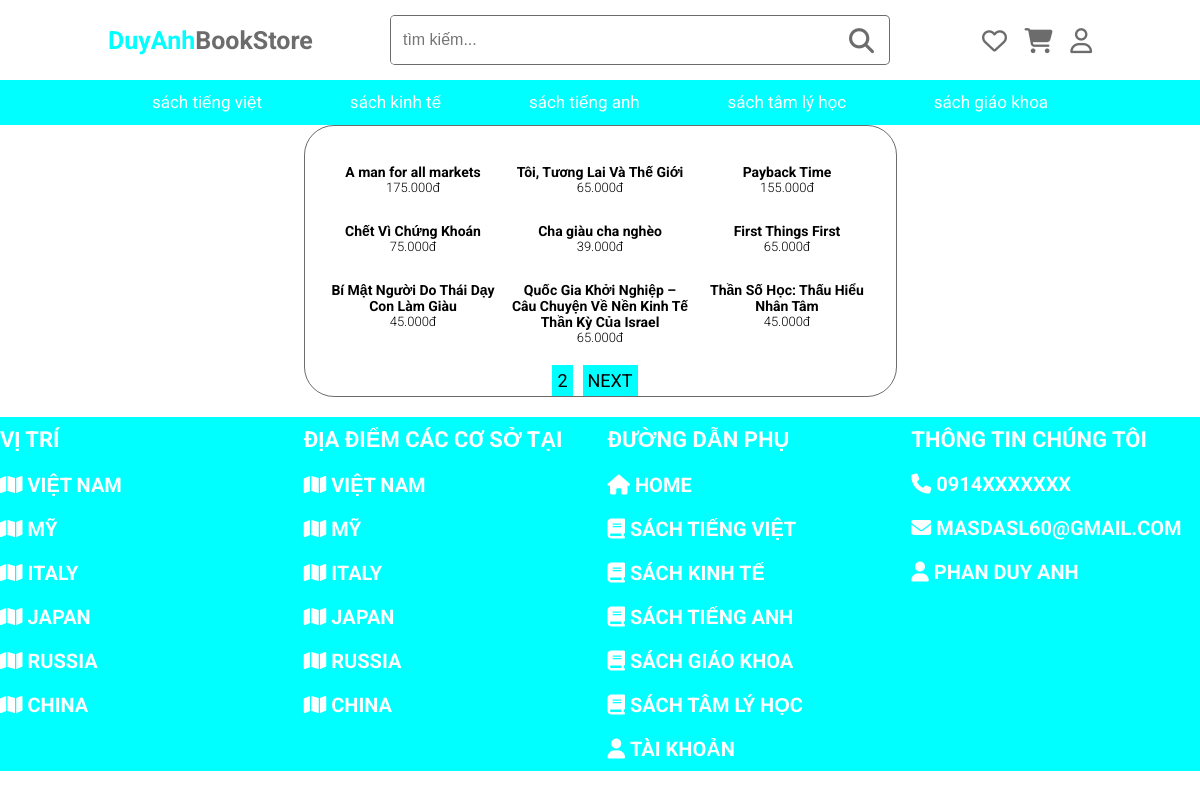
Screenshot of /index.php?page=economic with the database file from the repository.
### tables this page shows
CREATE TABLE `book_items` (
  `id_books` int(11) NOT NULL,
  `book_name` text NOT NULL,
  `book_price` double NOT NULL,
  `book_type` text NOT NULL,
  `book_image` text NOT NULL
);

### show_sanpham.php (called while the page is built, shortened)
<?php
 function show_type($type){
    $conn =connectdb();
    $sql ="SELECT * FROM book_items WHERE book_type='$type' ";
    $stmt =  $conn->prepare($sql);
    $stmt->execute();
    $kq = $stmt->fetchAll();
    return $kq;
     }
?>

### economic.php (the view, shortened to what this page needs)
<section class="home">
    <div  class="product-container ">
        <form action="" class="product-form border" id="product-form">
          <div class="list">
          <?php
          include("show_sanpham.php");
          $datas = show_type('economic ');
            foreach($datas as $row){ ?>
            <div class="product">
                <div class="img">
                </div>
                <h3 class="title"><?=$row['book_name']?></h3>
                <div class="price"><?=$row['book_price']?>.000đ </div>
            </div>
            <?php }?>
          </div>
            <ul class="list-page">
            </ul>
        </form>
    </div>
   </section>

### index.php (shortened to what this page needs)
<!DOCTYPE html>
<html lang="en">
<head>
    <link rel="stylesheet" href="https://cdnjs.cloudflare.com/ajax/libs/font-awesome/6.2.1/css/all.min.css">
    <link rel="stylesheet" href="https://cdn.jsdelivr.net/npm/swiper/swiper-bundle.min.css"/>
    <link rel="stylesheet" href="css/style.css">
</head>
<body>
    <header class="header">
        <div class="header-top">
            <a href="index.php?page=home" class="logo"><span>DuyAnh</span>BookStore</a>
            <form action="" class="header-search">
                <input type="search" name="" placeholder="tìm kiếm..." id="search-box">
                <label for="search-box" class="fa-solid fa-magnifying-glass"></label>
            </form>
            <div class="header-icons">
                <a href="#" class="fa-regular fa-heart"></a>
                <a href="#" class="fas fa-cart-shopping"></a>
                <div class="fa-regular fa-user" id="login-btn"></div>
            </div>
        </div>
    <div class="header-navbar">
        <nav class="navbar">
            <a href="index.php?page=TV">sách tiếng việt</a>
            <a href="index.php?page=economic">sách kinh tế</a>
            <a href="index.php?page=TA">sách tiếng anh</a>
            <a href="index.php?page=TLH">sách tâm lý học</a>
            <a href="index.php?page=SGK">sách giáo khoa</a>
        </nav>
    </div>
    </header>
       <?php include("switch.php") ?>
       <footer class="footer">
        <div class="footer-container">
            <div class="box">
                <h3>vị trí</h3>
                <a href=""><i class="fa-solid fa-map"></i>Việt Nam</a>
                <a href=""><i class="fa-solid fa-map"></i>Mỹ</a>
                <a href=""><i class="fa-solid fa-map"></i>Italy</a>
                <a href=""><i class="fa-solid fa-map"></i>Japan</a>
                <a href=""><i class="fa-solid fa-map"></i>Russia</a>
                <a href=""><i class="fa-solid fa-map"></i>China</a>
            </div>
            <div class="box">
                <h3>địa điểm các cơ sở tại</h3>
                <a href=""><i class="fa-solid fa-map"></i>Việt Nam</a>
                <a href=""><i class="fa-solid fa-map"></i>Mỹ</a>
                <a href=""><i class="fa-solid fa-map"></i>Italy</a>
                <a href=""><i class="fa-solid fa-map"></i>Japan</a>
                <a href=""><i class="fa-solid fa-map"></i>Russia</a>
                <a href=""><i class="fa-solid fa-map"></i>China</a>
            </div>
            <div class="box">
                <h3>đường dẫn phụ</h3>
                <a href="index.php?page=home"><i class="fa-solid fa-house"></i>Home</a>
                <a href=""><i class="fa-solid fa-book"></i>sách tiếng việt</a>
                <a href="index.php?page=economic"><i class="fa-solid fa-book"></i>sách kinh tế</a>
                <a href=""><i class="fa-solid fa-book"></i>sách tiếng anh</a>
                <a href=""><i class="fa-solid fa-book"></i>sách giáo khoa</a>
                <a href=""><i class="fa-solid fa-book"></i>sách tâm lý học</a>
                <a href=""><i class="fa-solid fa-user"></i>tài khoản</a>
            </div>
            <div class="box">
                <h3>thông tin chúng tôi</h3>
                <a href=""><i class="fa-solid fa-phone"></i>0914xxxxxxx</a>
                <a href=""><i class="fa-solid fa-envelope"></i>masdasl60@gmail.com</a>
                <a href=""><i class="fa-solid fa-user"></i>Phan Duy Anh</a>
            </div>
        </div>
       </footer>
</body>
</html>

### switch.php (shortened to what this page needs)
<?php
if(isset($_GET['page'])) {
    switch($_GET['page']){
        case 'economic':
            include("economic.php");break;
    }
}else{
    include("home.php");
}
?>

### css/style.css (style rules this page uses)
* { margin: 0; padding: 0; box-sizing: border-box; outline: none; border: none; text-decoration: none; }
html { font-size: 62.5%; overflow-x: hidden; scroll-padding: 5rem; scroll-behavior: smooth; }
body { font-family: "Roboto", sans-serif; }
.border { border: 0.1rem solid rgba(15, 15, 15, 0.61); margin: 0 auto; border-radius: 30px; }
.header .header-top { background-color: #fff; padding: 1.5rem 9%; display: flex; align-items: center; justify-content: space-between; }
.header .header-top .logo { font-size: 2.5rem; font-weight: bolder; color: rgba(15, 15, 15, 0.61); }
.header .header-top .logo span { color: rgb(0, 255, 255); }
.header .header-top .header-search { width: 50rem; height: 5rem; border: 0.1rem solid rgba(15, 15, 15, 0.61); overflow: hidden; background-color: #fff; display: flex; align-items: center; border-radius: 0.5rem; }
.header .header-top .header-search input { font-size: 1.6rem; padding: 0 1.2rem; height: 100%; width: 100%; text-transform: none; color: rgba(15, 15, 15, 0.61); }
.header .header-top .header-search label { font-size: 2.5rem; padding-right: 1.5rem; color: rgba(15, 15, 15, 0.61); cursor: pointer; }
.header .header-top .header-icons * { font-size: 2.5rem; margin-left: 1.5rem; color: rgba(15, 15, 15, 0.61); cursor: pointer; }
.header .header-navbar { background-color: rgb(0, 255, 255); padding: 0 9%; }
.header .header-navbar .navbar { display: grid; grid-template-columns: auto auto auto auto auto; }
.header .header-navbar .navbar a { text-align: center; padding: 1.2rem; font-size: 1.7rem; color: #fff; }
.home { margin-bottom: 2rem; }
.product-container { display: flex; justify-content: center; align-items: center; }
.product-container form { text-align: center; }
.product-container form .list { display: grid; grid-template-columns: repeat(3, 1fr); padding: 2rem; gap: 1rem; }
.product-container form .list .product .img { max-width: 17.7rem; max-width: 17.7rem; margin-bottom: 0.7rem; }
.product-container form .list .product .title { font-size: 1.4rem; max-width: 17.7rem; }
.product-container form .list .product .price { font-size: 1.3rem; font-weight: 300; }
.product-container .list-page { display: flex; list-style: none; justify-content: center; }
.footer-container { background-color: rgb(0, 255, 255); display: grid; grid-template-columns: repeat(auto-fit, minmax(25rem, 1fr)); gap: 1.5rem; }
.footer-container .box { text-transform: uppercase; }
.footer-container .box h3 { font-size: 2.2rem; color: #fff; padding: 1rem 0; }
.footer-container .box a { display: block; font-size: 2rem; color: #fff; font-weight: bold; padding: 1rem 0; }
.footer-container .box a i { color: #fff; padding-right: 0.5rem; }

### rows the page displays
book_items: book_name "A man for all markets", book_price "175"
book_items: book_name "Tôi, Tương Lai Và Thế Giới", book_price "65"
book_items: book_name "Payback Time", book_price "155"
book_items: book_name "Chết Vì Chứng Khoán", book_price "75"
book_items: book_name "Cha giàu cha nghèo", book_price "39"
book_items: book_name "First Things First", book_price "65"
book_items: book_name "Bí Mật Người Do Thái Dạy Con Làm Giàu", book_price "45"
book_items: book_name "Quốc Gia Khởi Nghiệp – Câu Chuyện Về Nền Kinh Tế Thần Kỳ Của Israel", book_price "65"
book_items: book_name "Thần Số Học: Thấu Hiểu Nhân Tâm", book_price "45"
